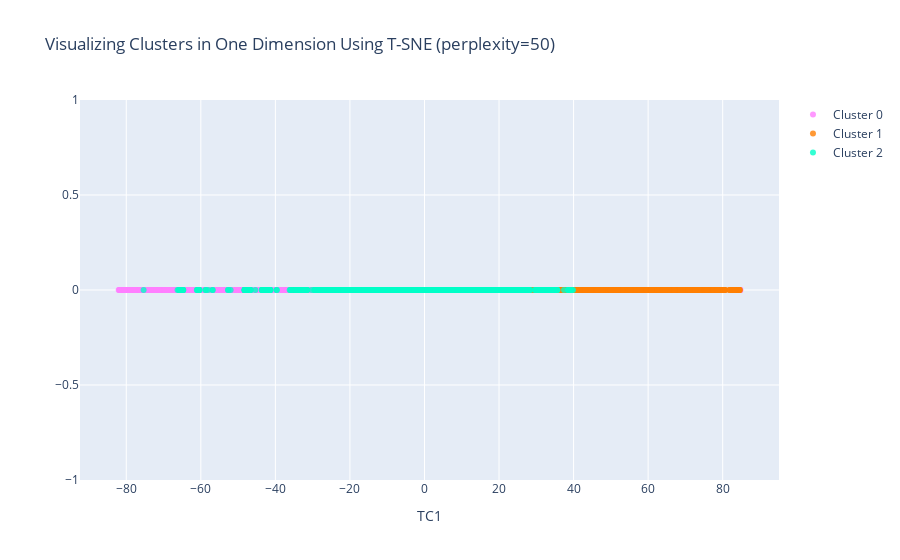

Write notebook code for a chart like this one.
### Code cell
#Instructions for building the 1-D plot

#trace1 is for 'Cluster 0'
trace1 = go.Scatter(
                    x = cluster0["TC1_1d"],
                    y = cluster0["dummy"],
                    mode = "markers",
                    name = "Cluster 0",
                    marker = dict(color = 'rgba(255, 128, 255, 0.8)'),
                    text = None)

#trace2 is for 'Cluster 1'
trace2 = go.Scatter(
                    x = cluster1["TC1_1d"],
                    y = cluster1["dummy"],
                    mode = "markers",
                    name = "Cluster 1",
                    marker = dict(color = 'rgba(255, 128, 2, 0.8)'),
                    text = None)

#trace3 is for 'Cluster 2'
trace3 = go.Scatter(
                    x = cluster2["TC1_1d"],
                    y = cluster2["dummy"],
                    mode = "markers",
                    name = "Cluster 2",
                    marker = dict(color = 'rgba(0, 255, 200, 0.8)'),
                    text = None)

data = [trace1, trace2, trace3]

title = "Visualizing Clusters in One Dimension Using T-SNE (perplexity=" + str(perplexity) + ")"
layout = dict(title = title,
              xaxis= dict(title= 'TC1',ticklen= 5,zeroline= False),
              yaxis= dict(title= '',ticklen= 5,zeroline= False)
             )

fig = dict(data = data, layout = layout)

iplot(fig)

### Figure 1 — Plotly figure (JSON) as saved in the notebook; plotly's stock layout.template omitted (floating-point values rounded to 4 significant figures; data arrays with more than 128 entries replaced by an {"elided": "..."} marker saying what was removed)
{"data": [{"marker": {"color": "rgba(255, 128, 255, 0.8)"}, "mode": "markers", "name": "Cluster 0", "type": "scatter", "x": {"elided": "1462 float values"}, "y": {"elided": "1462 int values"}}, {"marker": {"color": "rgba(255, 128, 2, 0.8)"}, "mode": "markers", "name": "Cluster 1", "type": "scatter", "x": {"elided": "1415 float values"}, "y": {"elided": "1415 int values"}}, {"marker": {"color": "rgba(0, 255, 200, 0.8)"}, "mode": "markers", "name": "Cluster 2", "type": "scatter", "x": {"elided": "2123 float values"}, "y": {"elided": "2123 int values"}}], "layout": {"title": {"text": "Visualizing Clusters in One Dimension Using T-SNE (perplexity=50)"}, "xaxis": {"ticklen": 5, "title": {"text": "TC1"}, "zeroline": false}, "yaxis": {"ticklen": 5, "title": {"text": ""}, "zeroline": false}}}
